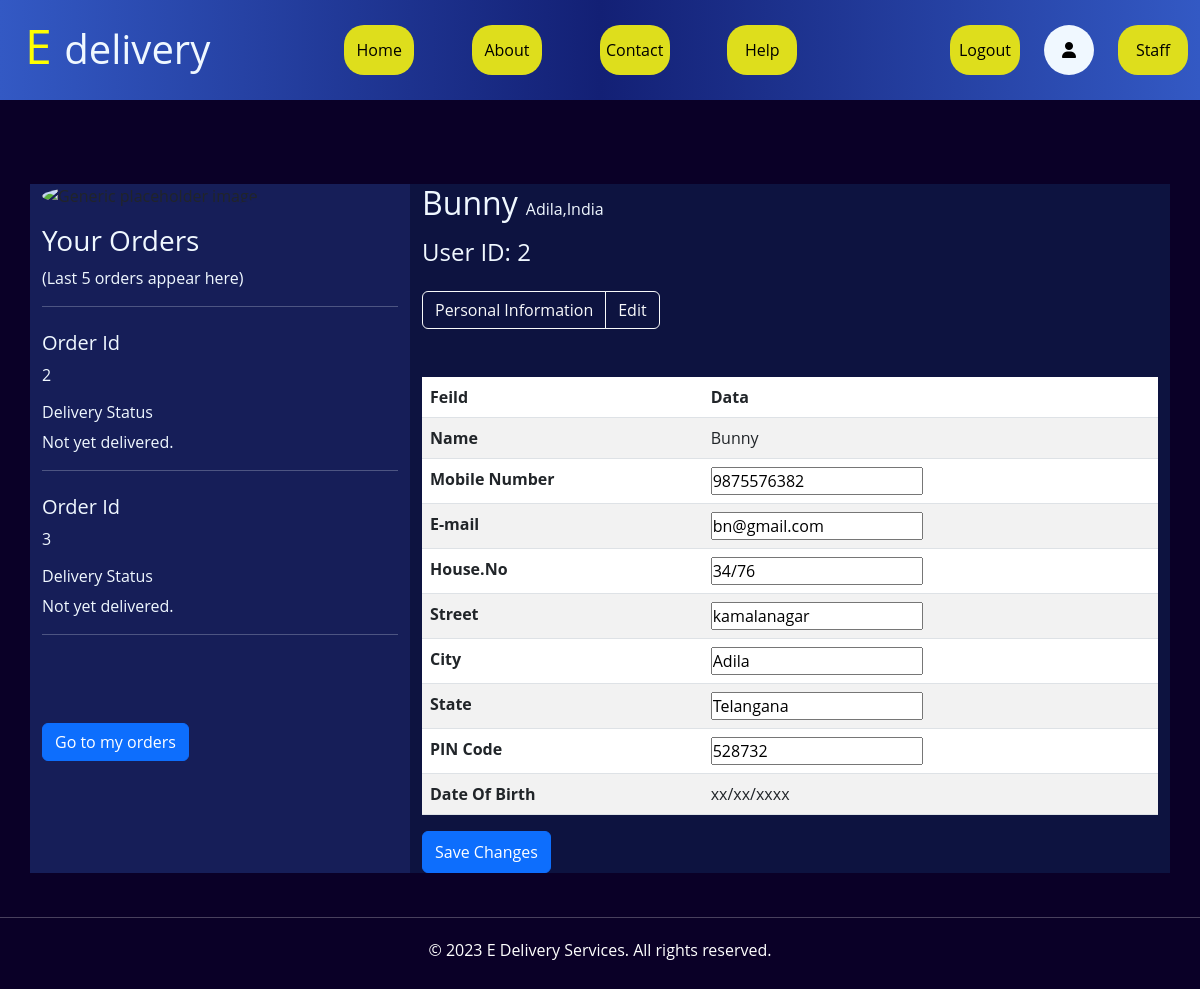
/edit (signed in), run on an earlier commit of the app's database.
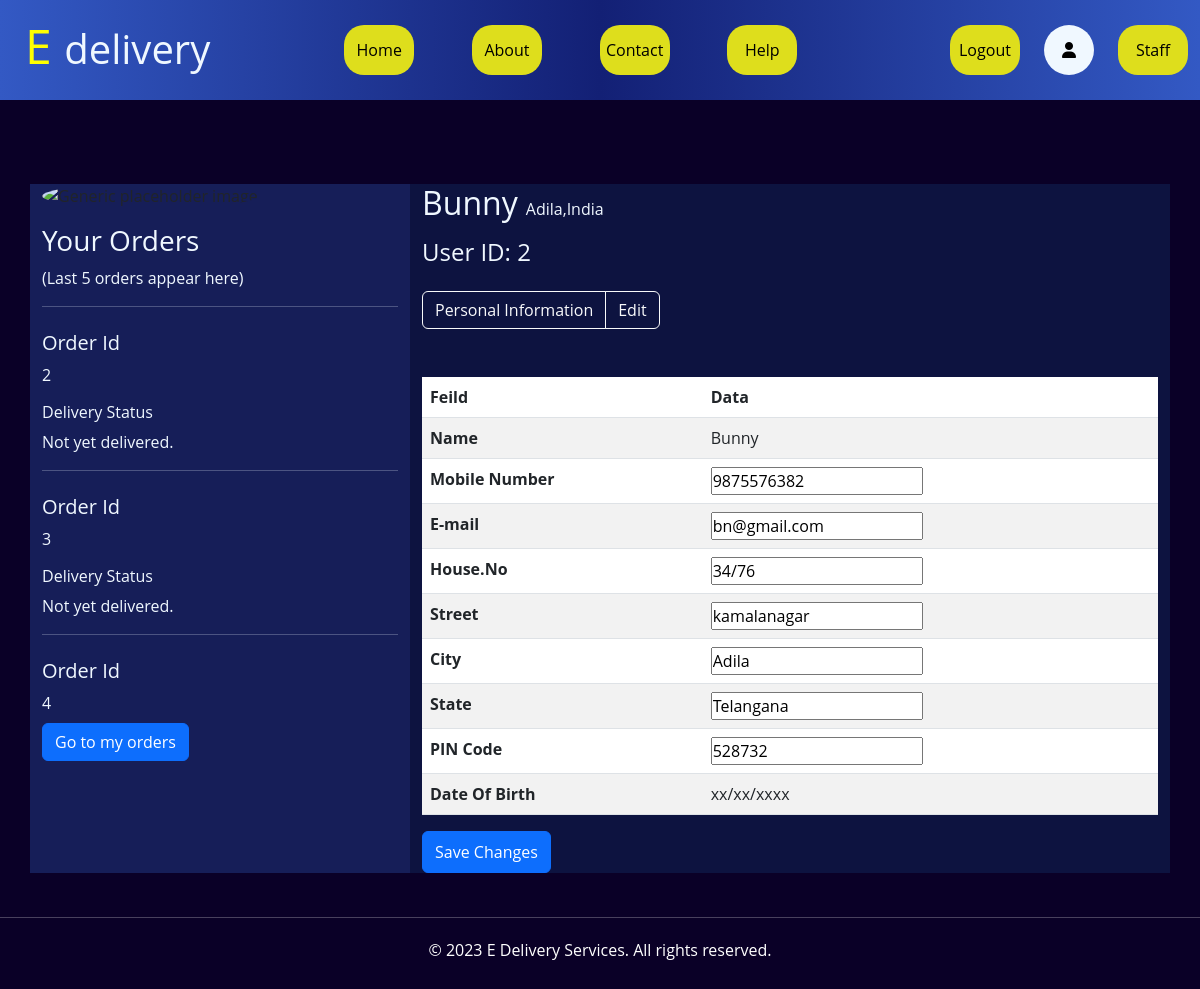
And on a later commit of the database.
### courier_service/models.py (models this page shows)
class Orders(models.Model):
    Order_Id=models.IntegerField(primary_key=True)
    Order_Name=models.CharField(max_length=50)
    Parcel_Weight=models.IntegerField()
    Parcel_length=models.IntegerField(null=True,blank=True)
    Parcel_Width=models.IntegerField(null=True,blank=True)
    Parcel_height=models.IntegerField(null=True,blank=True)
    booked_date=models.DateTimeField()
    shipped_date=models.DateTimeField(null=True,blank=True)
    delivered_date=models.DateTimeField(null=True,blank=True)
    From_House_No=models.CharField(max_length=50)
    From_Street=models.CharField(max_length=50)
    From_City=models.CharField(max_length=50)
    From_State=models.CharField(max_length=50)
    From_Pin_Code=models.IntegerField()
    Receiver_Name=models.CharField(max_length=50)
    To_House_No=models.CharField(max_length=50)
    To_Street=models.CharField(max_length=50)
    To_City=models.CharField(max_length=50)
    To_State=models.CharField(max_length=50,null=True)
    To_Pin_Code=models.IntegerField()
    Order_Status=models.CharField(max_length=50,default="Not yet delivered.")
    Order_location=models.ForeignKey(cities,on_delete=models.CASCADE,null=True,blank=True)
    Order_Type=models.CharField(max_length=50)
    delivery_charge=models.IntegerField(null=True,blank=True)
    User_Id=models.ForeignKey(user_details,on_delete=models.CASCADE,null=True,blank=True)
    Sender_Employee_Id=models.ForeignKey(Employees,related_name='employee1',on_delete=models.CASCADE,null=True,blank=True)
    Receiver_Name_Employee_Id=models.ForeignKey(Employees,related_name='employee2',on_delete=models.CASCADE,null=True,blank=True)

### courier_service/views.py (the view, shortened to what this page needs)
# urls.py: path('edit', views.edit, name='edit'),
def edit(request):
    user_profile = user_details.objects.get(user=request.user)
    orders = Orders.objects.filter(User_Id=user_profile).order_by('booked_date')[:5]
    context={
        'user_profile': user_profile,
        'orders' : orders
    }
    return render(request, 'edit_profile.html', context)

### courier_service/templates/edit_profile.html (shortened to what the changed rows need)
{% extends "layout.html" %}
    {% block pagebody %}
<div style="background-color: #0a0027; margin-top: 7%;">
    <div class="container user_profile_container">
        <div class="row">
            <div class="column col-md-4 col-sm-12 overflow-auto" style="background-color: #161e58">
                    <div style="height: 50vh;" class="overflow-auto">
                      {%if orders %}
                         {%for i in orders%}
                        <div class="pt-2">
                            <h5 style="color: aliceblue;">Order Id</h5>
                            <p style="color: aliceblue;">{{i.Order_Id}}</p>
                            <h6 style="color: aliceblue;">Delivery Status</h6>
                            <p style="color: aliceblue;">{{i.Order_Status}}</p>
                            <hr style="color: aliceblue;"/>
                        </div>
                        {%endfor%}
                      {%else%}
                      <h5 style="color: aliceblue;">You haven't place a parcel yet.</h5>
                      {%endif%}
                    </div>
            </div>
            <div class="column col-md-8 col-sm-12" style="background-color: #0d1340;">
                <h2 style="display: inline-block; color: aliceblue;">{{user_profile.user}}</h2><span class="ps-2"  style="color: aliceblue;">{{ user_profile.City }},India</span>
                <form method="post">
                <table class="table table-striped pt-2 pb-2 mt-5 pt-2">
                    <thead>
                      <tr>
                        <th scope="col">Feild</th>
                        <th scope="col">Data</th>
                      </tr>
                    </thead>
                    <tbody>
                      <tr>
                        <th scope="row">Name </th>
                      </tr>
                      <tr>
                        <th scope="row">Mobile Number</th>
                      </tr>
                      <tr>
                        <th scope="row">E-mail</th>
                      </tr>
                      <tr>
                        <th scope="row">House.No</th>
                      </tr>
                      <tr>
                        <th scope="row">Street</th>
                      </tr>
                      <tr>
                        <th scope="row">City</th>
                      </tr>
                      <tr>
                        <th scope="row">State</th>
                      </tr>
                      <tr>
                        <th scope="row">PIN Code</th>
                      </tr>
                      <tr>
                        <th scope="row">Date Of Birth</th>
                      </tr>
                    </tbody>
                  </table>
                </form>
            </div>
        </div>
    </div>
</div>
{% endblock %}

What changed in the data, as far as the page shows it:
added Orders: Order_Id "4"
